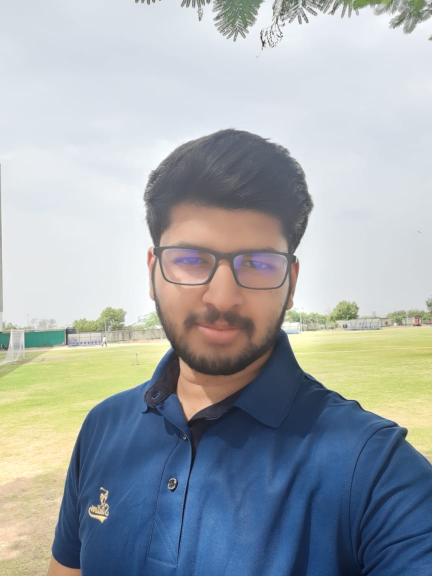
#> input picture Model/DIvine.jpg, 864 x 1152 px (shown at 1/2 size)
$ jupyter execute Data_Augmentation.ipynb
#> lines starting #> are read from the running program, lines starting #| are printed output that depends on the picture
#> in augment_all, image is the input picture: shape (1152, 864, 3); mean B, G, R 173.8, 169.9, 162.9
[cell 1]
import cv2
import numpy as np
import random

[cell 2]
# 1. Horizontal Flip
def horizontal_flip(image):
    return cv2.flip(image, 1)

[cell 3]
# 2. Vertical Flip
def vertical_flip(image):
    return cv2.flip(image, 0)

[cell 4]
# 3. Rotation
def rotate_image(image, angle=45):
#> called with angle = 45
    (h, w) = image.shape[:2]
#> h = 1152; w = 864
    center = (w // 2, h // 2)
#> center = (432, 576)
    M = cv2.getRotationMatrix2D(center, angle, 1.0)
#> M = [[0.707, 0.707, -280.8], [-0.707, 0.707, 474.2]]
    return cv2.warpAffine(image, M, (w, h))

[cell 5]
# 4. Random Crop
def random_crop(image, crop_size=(100,100)):
#> called with crop_size = (150, 150)
    h, w = image.shape[:2]
#> h = 1152; w = 864
    ch, cw = crop_size
#> ch = 150; cw = 150
    if ch > h or cw > w:   # prevent crop errors
        return image
    x = random.randint(0, w - cw)
#> x = 394
    y = random.randint(0, h - ch)
#> y = 776
    return image[y:y+ch, x:x+cw]
#> returned value: shape (150, 150, 3)

[cell 6]
# 5. Brightness Adjustment
def adjust_brightness(image, factor=1.5):
#> called with factor = 1.5
    hsv = cv2.cvtColor(image, cv2.COLOR_BGR2HSV)
#> hsv: shape (1152, 864, 3); mean H, S, V 85.4, 63.7, 187.6
    hsv[:,:,2] = np.clip(hsv[:,:,2] * factor, 0, 255)
#> hsv: shape (1152, 864, 3); mean H, S, V 85.4, 63.7, 226.5
    return cv2.cvtColor(hsv, cv2.COLOR_HSV2BGR)
#> returned value: shape (1152, 864, 3)

[cell 7]
# 6. Gaussian Noise
def add_gaussian_noise(image, mean=0, sigma=25):
#> called with mean = 0, sigma = 25
    gauss = np.random.normal(mean, sigma, image.shape).astype('uint8')
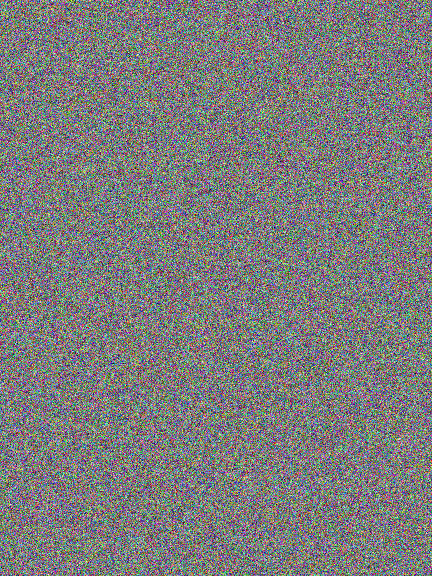
#> gauss: shape (1152, 864, 3) (shown at 1/2 size); mean B, G, R 123.9, 123.9, 123.9
    noisy = cv2.add(image, gauss)
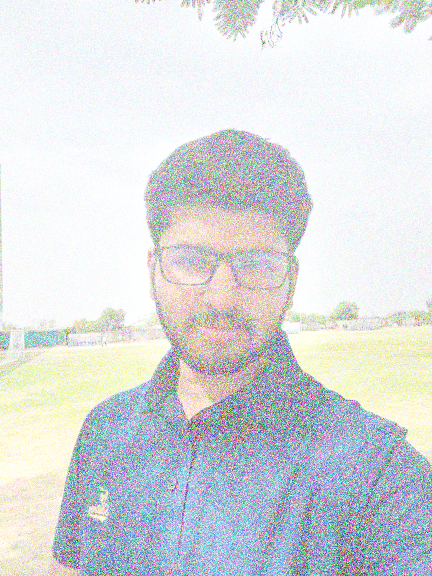
#> noisy: shape (1152, 864, 3) (shown at 1/2 size); mean B, G, R 221.5, 219.7, 216.2
    return noisy

[cell 8]
# 7. Gaussian Blur
def gaussian_blur(image, ksize=(5,5)):
#> called with ksize = (5, 5)
    return cv2.GaussianBlur(image, ksize, 0)

[cell 9]
# 8. Scaling (Zoom)
def scale_image(image, scale=1.5):
#> called with scale = 1.2
    h, w = image.shape[:2]
#> h = 1152; w = 864
    return cv2.resize(image, (int(w*scale), int(h*scale)))
#> returned value: shape (1382, 1036, 3)

[cell 10]
# 9. Shearing
def shear_image(image, shear_factor=0.2):
#> called with shear_factor = 0.2
    h, w = image.shape[:2]
#> h = 1152; w = 864
    M = np.array([[1, shear_factor, 0],
                  [0, 1, 0]], dtype=float)
    return cv2.warpAffine(image, M, (w, h))
#> returned value: shape (1152, 864, 3)

[cell 11]
# 10. Grayscale
def to_grayscale(image):
    return cv2.cvtColor(image, cv2.COLOR_BGR2GRAY)
#> returned value: shape (1152, 864)

[cell 12]
def flip_both(image):
    return cv2.flip(image, -1)  # -1 flips both axes
#> returned value: shape (1152, 864, 3)

[cell 13]
def random_rotation(image, max_angle=30):
#> called with max_angle = 30
    angle = random.uniform(-max_angle, max_angle)
#> angle = 23.41
    return rotate_image(image, angle)
#> call 2 of rotate_image, with angle = 23.41
#> in rotate_image (call 2), `M = cv2.getRotationMatrix2D(center, angle, 1.0)`: M = [[0.918, 0.397, -193.3], [-0.397, 0.918, 219.1]]
#> in rotate_image (call 2), `return cv2.warpAffine(image, M, (w, h))`:
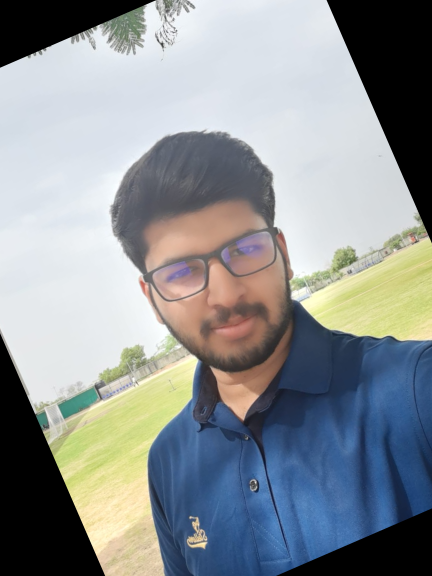
#> returned value: shape (1152, 864, 3) (shown at 1/2 size); mean of channels 0, 1, 2 148.8, 145.9, 140.3; drawn as B, G, R

[cell 14]
def random_brightness_contrast(image):
    alpha = random.uniform(0.8, 1.2)  # contrast
#> alpha = 0.816
    beta = random.randint(-30, 30)    # brightness
    return cv2.convertScaleAbs(image, alpha=alpha, beta=beta)
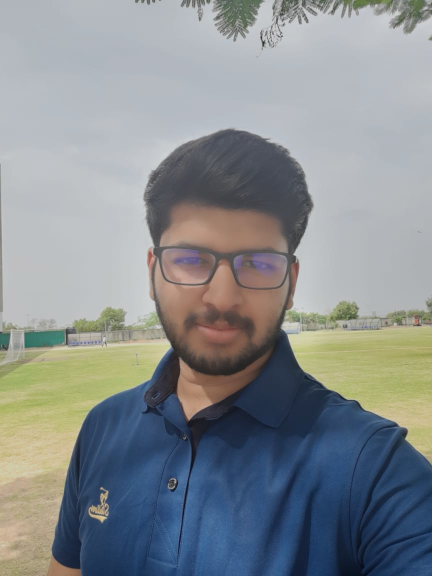
#> returned value: shape (1152, 864, 3) (shown at 1/2 size); mean of channels 0, 1, 2 143.8, 140.6, 135; drawn as B, G, R

[cell 15]
def random_perspective(image, scale=0.1):
#> called with scale = 0.1
    h, w = image.shape[:2]
#> h = 1152; w = 864
    pts1 = np.float32([[0,0],[w,0],[0,h],[w,h]])
#> pts1 = [[0, 0], [864, 0], [0, 1152], [864, 1152]]
    delta = scale * min(h,w)
#> delta = 86.4
    pts2 = pts1 + np.random.uniform(-delta, delta, pts1.shape).astype(np.float32)
#> pts2 = [[-29.18, 10.24], [896.3, 34.47], [77.81, 1163.3], [844.6, 1089.5]]
    M = cv2.getPerspectiveTransform(pts1, pts2)
#> M = [[1.18, 0.107, -29.18], [0.0323, 1.22, 10.24], [0.000125, 0.000186, 1]]
    return cv2.warpPerspective(image, M, (w, h))

[cell 16]
def motion_blur(image, kernel_size=15):
#> called with kernel_size = 15
    kernel = np.zeros((kernel_size, kernel_size))
    kernel[int((kernel_size-1)/2), :] = np.ones(kernel_size)
    kernel /= kernel_size
    return cv2.filter2D(image, -1, kernel)

[cell 17]
def salt_and_pepper(image, amount=0.02):
#> called with amount = 0.02
    output = np.copy(image)
    num_salt = np.ceil(amount * image.size * 0.5)
#> num_salt = 29860
    num_pepper = np.ceil(amount * image.size * 0.5)
#> num_pepper = 29860

    # Salt
    coords = [np.random.randint(0, i - 1, int(num_salt)) for i in image.shape[:2]]
    output[coords[0], coords[1], :] = 255

    # Pepper
    coords = [np.random.randint(0, i - 1, int(num_pepper)) for i in image.shape[:2]]
    output[coords[0], coords[1], :] = 0

    return output

[cell 18]
def channel_shift(image, shift_limit=50):
#> called with shift_limit = 50
    image = image.astype(np.int32)
    for c in range(3):
        image[:,:,c] += random.randint(-shift_limit, shift_limit)
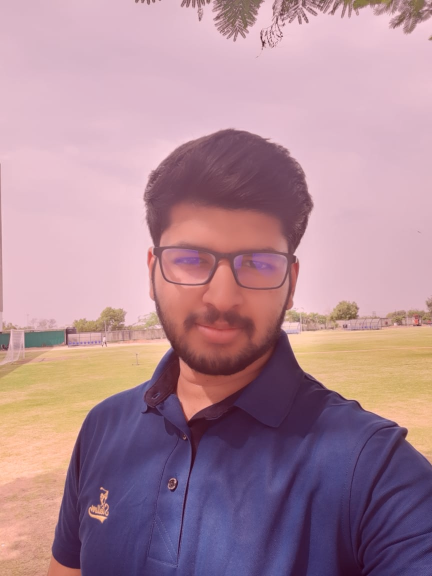
#> image: shape (1152, 864, 3) int32 (shown at 1/2 size); mean B, G, R 185.8, 170.9, 212.9; drawn with min black and max white
    return np.clip(image, 0, 255).astype(np.uint8)
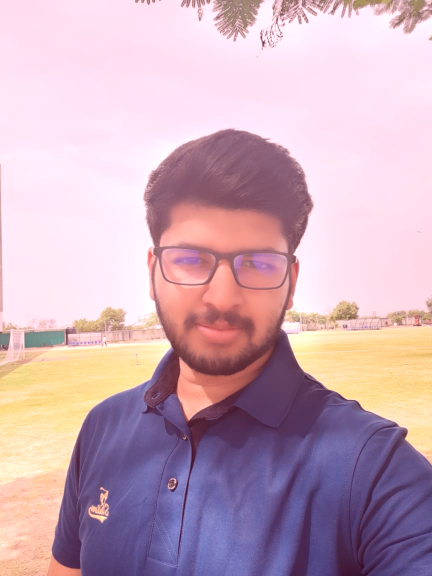
#> returned value: shape (1152, 864, 3) (shown at 1/2 size); mean of channels 0, 1, 2 185.7, 170.9, 202.3; drawn as B, G, R

[cell 19]
def cutout(image, size=50):
#> called with size = 50
    h, w = image.shape[:2]
#> h = 1152; w = 864
    x = random.randint(0, w - size)
#> x = 310
    y = random.randint(0, h - size)
#> y = 976
    image[y:y+size, x:x+size] = 0
    return image

[cell 20]
from scipy.ndimage import map_coordinates, gaussian_filter

def elastic_transform(image, alpha=34, sigma=4):
#> called with alpha = 34, sigma = 4
    random_state = np.random.RandomState(None)
    shape = image.shape[:2]
#> shape = (1152, 864)

    dx = gaussian_filter((random_state.rand(*shape) * 2 - 1), sigma) * alpha
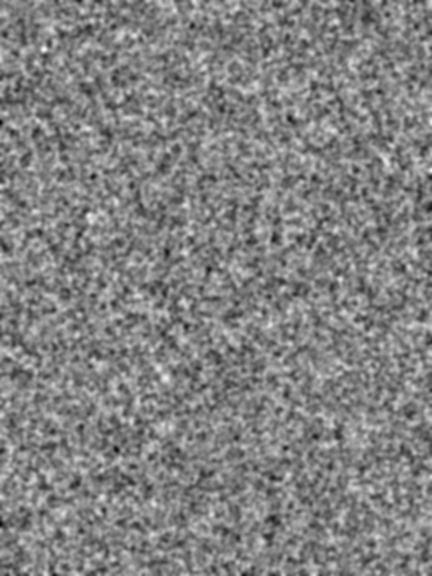
#> dx: shape (1152, 864) float64 (shown at 1/2 size); min -6.74, max 6.49, mean 0.00398; drawn with min black and max white
    dy = gaussian_filter((random_state.rand(*shape) * 2 - 1), sigma) * alpha
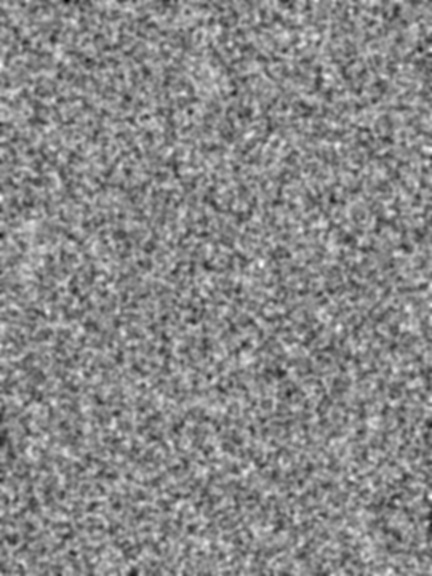
#> dy: shape (1152, 864) float64 (shown at 1/2 size); min -7.3, max 6.39, mean 0.0136; drawn with min black and max white
    x, y = np.meshgrid(np.arange(shape[1]), np.arange(shape[0]))
    indices = (np.reshape(y + dy, (-1,)),
               np.reshape(x + dx, (-1,)))

    # Apply transform separately to each channel
    transformed = np.zeros_like(image)
    for i in range(image.shape[2]):
        channel = image[..., i]
        distorted = map_coordinates(channel, indices, order=1, mode='reflect')
        transformed[..., i] = distorted.reshape(shape)
#> this loop made 3 passes
#> pass 1, in elastic_transform, `channel = image[..., i]`:
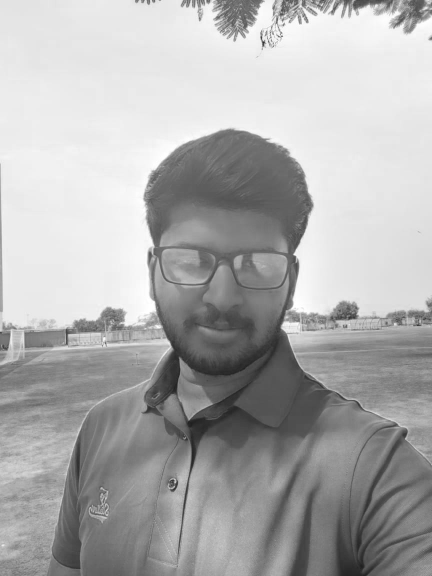
#> channel: shape (1152, 864) (shown at 1/2 size); min 27, max 255, mean 173.8

    return transformed

[cell 21]
def random_hue_saturation(image, hue_shift=10, sat_shift=30):
#> called with hue_shift = 10, sat_shift = 30
    hsv = cv2.cvtColor(image, cv2.COLOR_BGR2HSV).astype(np.int32)
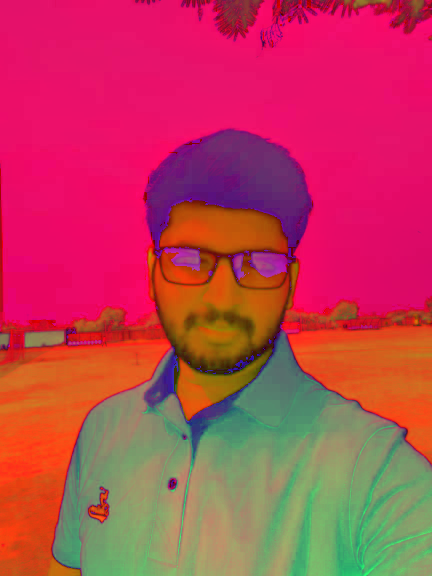
#> hsv: shape (1152, 864, 3) int32 (shown at 1/2 size); mean B, G, R 85.4, 63.7, 187.6
    hsv[:,:,0] = (hsv[:,:,0] + random.randint(-hue_shift, hue_shift)) % 180
    hsv[:,:,1] = np.clip(hsv[:,:,1] + random.randint(-sat_shift, sat_shift), 0, 255)
    return cv2.cvtColor(hsv.astype(np.uint8), cv2.COLOR_HSV2BGR)

[cell 22]
# ==============================
# Master function to apply all 20 augmentations
# ==============================
def augment_all(image_path):
    image = cv2.imread(image_path)

    augmentations = {
        # Original 10
        "horizontal_flip": horizontal_flip(image),
        "vertical_flip": vertical_flip(image),
        "rotation": rotate_image(image, 45),
        "random_crop": random_crop(image, (150, 150)),
        "brightness": adjust_brightness(image, 1.5),
        "gaussian_noise": add_gaussian_noise(image),
        "gaussian_blur": gaussian_blur(image),
        "scaled": scale_image(image, 1.2),
        "sheared": shear_image(image),
        "grayscale": to_grayscale(image),

        # New 10
        "flip_both": flip_both(image),
        "random_rotation": random_rotation(image),
        "random_brightness_contrast": random_brightness_contrast(image),
        "random_perspective": random_perspective(image),
        "motion_blur": motion_blur(image),
        "salt_and_pepper": salt_and_pepper(image),
        "channel_shift": channel_shift(image),
        "cutout": cutout(image.copy()),  # copy to avoid overwriting
        "elastic_transform": elastic_transform(image),
        "random_hue_saturation": random_hue_saturation(image)
    }

    # Save augmented images
    results = {}
    for name, aug_img in augmentations.items():
        out_path = f"output_{name}.jpg"
        cv2.imwrite(out_path, aug_img)
        results[name] = out_path
#> this loop made 20 passes
#> (name, out_path) on passes 1 to 12: ('horizontal_flip', 'output_horizontal_flip.jpg'), ('vertical_flip', 'output_vertical_flip.jpg'), ('rotation', 'output_rotation.jpg'), ('random_crop', 'output_random_crop.jpg'), ('brightness', 'output_brightness.jpg'), ('gaussian_noise', 'output_gaussian_noise.jpg'), ('gaussian_blur', 'output_gaussian_blur.jpg'), ('scaled', 'output_scaled.jpg'), ('sheared', 'output_sheared.jpg'), ('grayscale', 'output_grayscale.jpg'), ('flip_both', 'output_flip_both.jpg'), ('random_rotation', 'output_random_rotation.jpg')
#> after the loop, results = 20 items

    return results

[cell 23]
# ==============================
# Run example
# ==============================
if __name__ == "__main__":
    path = "DIvine.jpg"   # replace with uploaded image
    results = augment_all(path)
#> results = 20 items
    print("✅ Augmented images saved successfully!")
